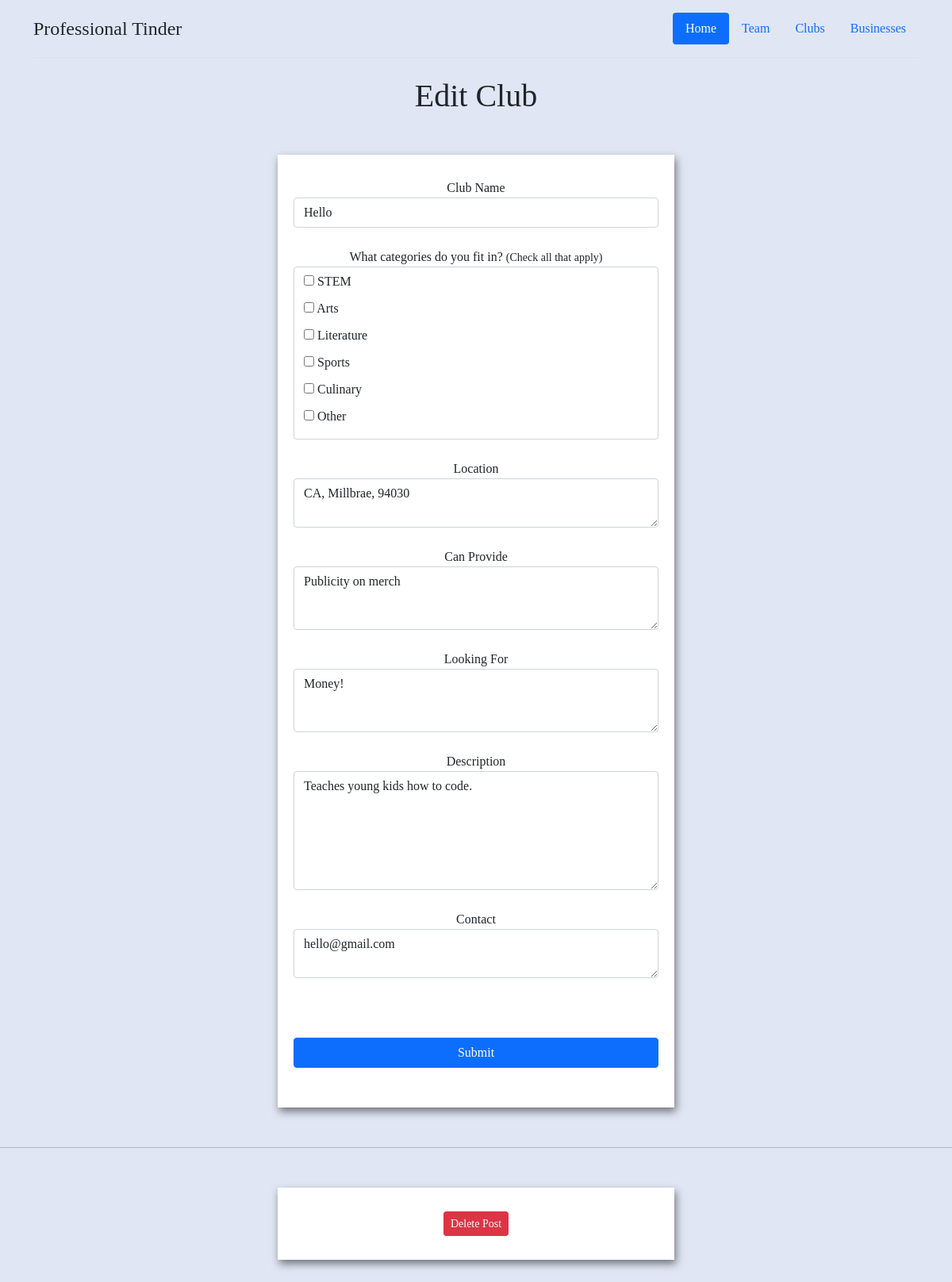
The app's page /6/edit with its own data.
### tables this page shows
CREATE TABLE clubs (
  id INTEGER PRIMARY KEY AUTOINCREMENT,
  club TEXT NOT NULL,
  category TEXT NOT NULL,
  location TEXT NOT NULL,
  provide TEXT NOT NULL,
  looking TEXT NOT NULL,
  description NOT NULL,
  contact NOT NULL
);

### main.py (the view, shortened to what this page needs)
@app.route('/<int:id>/edit', methods=('GET', 'POST'))
def edit(id):
  post = get_post(id)
  return render_template('edit.html', post=post)

### main.py (called while the page is built)
def get_db_connection():
  conn = sqlite3.connect('database.db')
  conn.row_factory = sqlite3.Row
  return conn

def get_post(post_id):
  conn = get_db_connection()
  post = conn.execute('SELECT * FROM clubs WHERE id = ?',
                      (post_id, )).fetchone()
  conn.close()
  if post is None:
    abort(404)
  return post

### templates/edit.html (shortened to what this page needs)
<!DOCTYPE html>
<html lang="en">
    <head>
        <link
                href="https://cdn.jsdelivr.net/npm/bootstrap@5.1.3/dist/css/bootstrap.min.css"
                rel="stylesheet"
            />
</head>
<body>
    <div class="container">
  			<header class="header">
  				<nav
  					class="d-flex flex-wrap justify-content-center py-3 mb-4 border-bottom"
  				>
  					<a
  						href="/"
  						class="d-flex align-items-center mb-3 mb-md-0 me-md-auto text-dark text-decoration-none"
  					>
  						<span class="fs-4">Professional Tinder</span>
  					</a>
  					<ul class="nav nav-pills">
  						<li class="nav-item">
  							<a href="/" class="nav-link active" aria-current="page">Home</a>
  						</li>
                          <li class="nav-item">
  							<a href="team" class="nav-link">Team</a>
  						</li>
                          <li class="nav-item">
  							<a href="clubs" class="nav-link">Clubs</a>
  						</li>
                          <li class="nav-item">
  							<a href="businesses" class="nav-link">Businesses</a>
  						</li>
  					</ul>
  				</nav>
  			</header>
    </div>
    <h1>Edit Club</h1>
    <form method="post">
        <div class="form-group">
            <label for="club">Club Name</label>
            <input type="text" name="club" placeholder="Post club name"
                   class="form-control"
                   value="{{ request.form['club'] or post['club'] }}">
        </div>
        <div class="form-group">
            <label>What categories do you fit in?
                <small>(Check all that apply)</small>
            </label>
            <div class="form-control">
            <label for="inp-1">
                <input type="checkbox"
                    name="category" value="STEM" id="inp-1" > STEM</input></label>
            <label for="inp-2">
                <input type="checkbox"
                    name="category" value="Arts" id="inp-2"> Arts</input></label>
            <label for="inp-3">
                <input type="checkbox"
                    name="category" value="Literature" id="inp-3"> Literature</input></label>
            <label for="inp-4">
                <input type="checkbox"
                    name="category" value="Sports" id="inp-4"> Sports</input></label>
            <label for="inp-5">
                <input type="checkbox"
                    name="category" value="Culinary" id="inp-5"> Culinary</input></label>
            <label for="inp-6">
                <input type="checkbox"
                    name="category" value="Other" id="inp-6"> Other</input></label>
            </div>
        </div>
        <div class="form-group">
            <label for="location">Location</label>
            <textarea name="location" placeholder="State, City, Zip Code"
                      class="form-control">{{ request.form['location'] or post['location']}}</textarea>
        </div>
        <div class="form-group">
            <label for="provide">Can Provide</label>
            <textarea style="height:80px" name="provide" placeholder="What can your club provide?"
                      class="form-control">{{ request.form['provide'] or post['provide'] }}</textarea>
        </div>
        <div class="form-group">
            <label for="looking">Looking For</label>
            <textarea style="height:80px" name="looking" placeholder="State, City, Zip Code"
                      class="form-control">{{ request.form['looking'] or post['looking']}}</textarea>
        </div>
        <div class="form-group">
            <label for="description">Description</label>
            <textarea style="height:150px"
 name="description" placeholder="What does your club do?"
                      class="form-control">{{ request.form['description'] or post['description'] }}</textarea>
        </div>
        <div class="form-group">
            <label for="category">Contact</label>
            <textarea name="contact" placeholder="Please input your contact information."
                      class="form-control">{{ request.form['contact'] or post['contact'] }}</textarea>
        </div>
        <div class="form-group">
            <button type="submit" class="btn btn-primary">Submit</button>
        </div>
    </form>
    <hr>
    <form action="{{ url_for('delete', id=post['id']) }}" method="POST">
        <input type="submit" value="Delete Post"
                class="btn btn-danger btn-sm"
                onclick="return confirm('Are you sure you want to delete this post?')">
    </form>
</body>
</html>

### templates/edit.html (style rules this page uses)
body { background-color: #e0e6f4; font-family: Verdana; text-align: center; }
form { background-color: #fff; max-width: 500px; margin: 50px auto; padding: 30px 20px; box-shadow: 2px 5px 10px rgba(0, 0, 0, 0.5); }
.form-control { text-align: left; margin-bottom: 25px; }
.form-control label { display: block; margin-bottom: 10px; }
.form-control input, .form-control select, .form-control textarea { border: 1px solid #777; border-radius: 2px; font-family: inherit; padding: 10px; display: block; width: 95%; }
.form-control input[type="radio"], .form-control input[type="checkbox"] { display: inline-block; width: auto; }
button { background-color: #b7c9f4; border: 1px solid #777; border-radius: 2px; font-family: inherit; font-size: 21px; display: block; width: 100%; margin-top: 50px; margin-bottom: 20px; }

### records on screen
clubs: club "Hello", location "CA, Millbrae, 94030", provide "Publicity on merch", looking "Money!", description "Teaches young kids how to code.", contact "hello@gmail.com"
